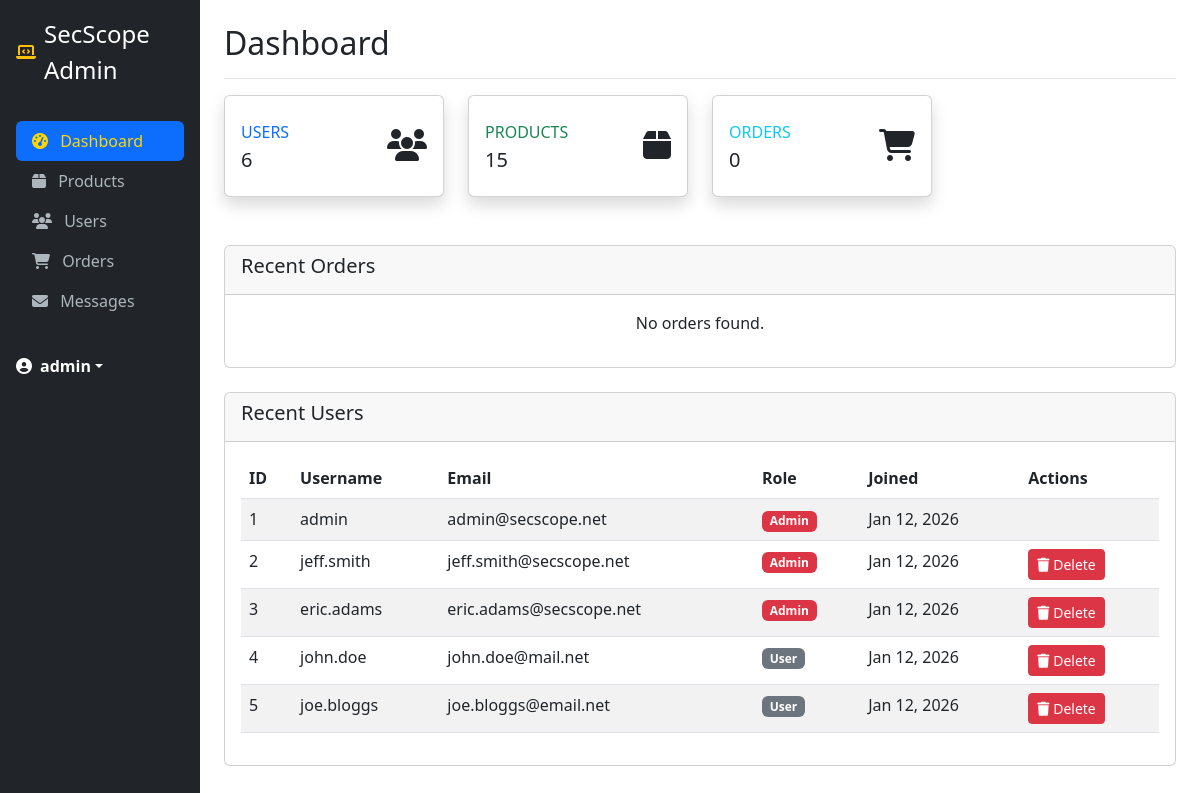
/admin/index.php (signed in), run on the app's committed database.
### tables this page shows
CREATE TABLE users (
    id INT AUTO_INCREMENT PRIMARY KEY,
    username VARCHAR(50) NOT NULL UNIQUE,
    email VARCHAR(100) NOT NULL UNIQUE,
    password VARCHAR(255) NOT NULL,
    role ENUM('admin', 'user') DEFAULT 'user',
    created_at TIMESTAMP DEFAULT CURRENT_TIMESTAMP
);

### src/admin/index.php (the view, shortened to what this page needs)
<?php
include '../includes/config.php';
$users_count = $conn->query("SELECT COUNT(*) as count FROM users")->fetch_assoc()['count'];
$products_count = $conn->query("SELECT COUNT(*) as count FROM products")->fetch_assoc()['count'];
$orders_count = $conn->query("SELECT COUNT(*) as count FROM orders")->fetch_assoc()['count'];
$orders_query = "SELECT o.*, u.username FROM orders o JOIN users u ON o.user_id = u.id ORDER BY o.created_at DESC LIMIT 5";
$orders_result = $conn->query($orders_query);
$users_query = "SELECT * FROM users ORDER BY created_at DESC LIMIT 5";
$users_result = $conn->query($users_query);
?>
<!DOCTYPE html>
<html lang="en">
<head>
    <link href="https://cdn.jsdelivr.net/npm/bootstrap@5.3.0/dist/css/bootstrap.min.css" rel="stylesheet">
    <link rel="stylesheet" href="https://cdnjs.cloudflare.com/ajax/libs/font-awesome/6.4.0/css/all.min.css">
</head>
<body>
    <div class="container-fluid">
        <div class="row">
            <div class="col-md-3 col-lg-2 sidebar p-0">
                <div class="d-flex flex-column p-3">
                    <a href="../index.php" class="d-flex align-items-center mb-3 mb-md-0 me-md-auto text-white text-decoration-none">
                        <i class="fas fa-laptop-code me-2 text-warning"></i>
                        <span class="fs-4">SecScope Admin</span>
                    </a>
                    <hr>
                    <ul class="nav nav-pills flex-column mb-auto">
                        <li class="nav-item">
                            <a href="index.php" class="nav-link active">
                                <i class="fas fa-tachometer-alt me-2"></i>
                                Dashboard
                            </a>
                        </li>
                        <li>
                            <a href="products.php" class="nav-link">
                                <i class="fas fa-box me-2"></i>
                                Products
                            </a>
                        </li>
                        <li>
                            <a href="users.php" class="nav-link">
                                <i class="fas fa-users me-2"></i>
                                Users
                            </a>
                        </li>
                        <li>
                            <a href="orders.php" class="nav-link">
                                <i class="fas fa-shopping-cart me-2"></i>
                                Orders
                            </a>
                        </li>
                        <li>
                            <a href="messages.php" class="nav-link">
                                <i class="fas fa-envelope me-2"></i>
                                Messages
                            </a>
                        </li>
                    </ul>
                    <hr>
                    <div class="dropdown">
                        <a href="#" class="d-flex align-items-center text-white text-decoration-none dropdown-toggle" data-bs-toggle="dropdown">
                            <i class="fas fa-user-circle me-2"></i>
                            <strong><?php echo $_SESSION['username']; ?></strong>
                        </a>
                    </div>
                </div>
            </div>
            <main class="col-md-9 ms-sm-auto col-lg-10 px-md-4 py-4">
                <div class="d-flex justify-content-between flex-wrap flex-md-nowrap align-items-center pb-2 mb-3 border-bottom">
                    <h1 class="h2">Dashboard</h1>
                </div>
                <div class="row mb-4">
                    <div class="col-xl-3 col-md-6 mb-4">
                        <div class="card border-left-primary shadow h-100 py-2">
                            <div class="card-body">
                                <div class="row no-gutters align-items-center">
                                    <div class="col mr-2">
                                        <div class="text-xs font-weight-bold text-primary text-uppercase mb-1">Users</div>
                                        <div class="h5 mb-0 font-weight-bold text-gray-800"><?php echo $users_count; ?></div>
                                    </div>
                                    <div class="col-auto">
                                        <i class="fas fa-users fa-2x text-gray-300"></i>
                                    </div>
                                </div>
                            </div>
                        </div>
                    </div>
                    <div class="col-xl-3 col-md-6 mb-4">
                        <div class="card border-left-success shadow h-100 py-2">
                            <div class="card-body">
                                <div class="row no-gutters align-items-center">
                                    <div class="col mr-2">
                                        <div class="text-xs font-weight-bold text-success text-uppercase mb-1">Products</div>
                                        <div class="h5 mb-0 font-weight-bold text-gray-800"><?php echo $products_count; ?></div>
                                    </div>
                                    <div class="col-auto">
                                        <i class="fas fa-box fa-2x text-gray-300"></i>
                                    </div>
                                </div>
                            </div>
                        </div>
                    </div>
                    <div class="col-xl-3 col-md-6 mb-4">
                        <div class="card border-left-info shadow h-100 py-2">
                            <div class="card-body">
                                <div class="row no-gutters align-items-center">
                                    <div class="col mr-2">
                                        <div class="text-xs font-weight-bold text-info text-uppercase mb-1">Orders</div>
                                        <div class="h5 mb-0 font-weight-bold text-gray-800"><?php echo $orders_count; ?></div>
                                    </div>
                                    <div class="col-auto">
                                        <i class="fas fa-shopping-cart fa-2x text-gray-300"></i>
                                    </div>
                                </div>
                            </div>
                        </div>
                    </div>
                </div>
                <div class="row mb-4">
                    <div class="col-12">
                        <div class="card">
                            <div class="card-header">
                                <h5>Recent Orders</h5>
                            </div>
                            <div class="card-body">
                                <?php if ($orders_result->num_rows > 0): ?>
                                <div class="table-responsive">
                                    <table class="table table-striped">
                                        <thead>
                                            <tr>
                                                <th>Order ID</th>
                                                <th>Customer</th>
                                                <th>Total</th>
                                                <th>Status</th>
                                                <th>Date</th>
                                            </tr>
                                        </thead>
                                        <tbody>
                                            <?php while($order = $orders_result->fetch_assoc()): ?>
                                            <tr>
                                                <td>#<?php echo $order['id']; ?></td>
                                                <td><?php echo $order['username']; ?></td>
                                                <td>$<?php echo $order['total']; ?></td>
                                                <td>
                                                    <span class="badge bg-<?php
                                                        switch($order['status']) {
                                                            case 'pending': echo 'warning'; break;
                                                            case 'processing': echo 'info'; break;
                                                            case 'shipped': echo 'primary'; break;
                                                            case 'delivered': echo 'success'; break;
                                                            default: echo 'secondary';
                                                        }
                                                    ?>"><?php echo ucfirst($order['status']); ?></span>
                                                </td>
                                                <td><?php echo date('M j, Y', strtotime($order['created_at'])); ?></td>
                                            </tr>
                                            <?php endwhile; ?>
                                        </tbody>
                                    </table>
                                </div>
                                <?php else: ?>
                                <p class="text-center">No orders found.</p>
                                <?php endif; ?>
                            </div>
                        </div>
                    </div>
                </div>
                <div class="row">
                    <div class="col-12">
                        <div class="card">
                            <div class="card-header">
                                <h5>Recent Users</h5>
                            </div>
                            <div class="card-body">
                                <?php if ($users_result->num_rows > 0): ?>
                                <div class="table-responsive">
                                    <table class="table table-striped">
                                        <thead>
                                            <tr>
                                                <th>ID</th>
                                                <th>Username</th>
                                                <th>Email</th>
                                                <th>Role</th>
                                                <th>Joined</th>
                                                <th>Actions</th>
                                            </tr>
                                        </thead>
                                        <tbody>
                                            <?php while($user = $users_result->fetch_assoc()): ?>
                                            <tr>
                                                <td><?php echo $user['id']; ?></td>
                                                <td><?php echo $user['username']; ?></td>
                                                <td><?php echo $user['email']; ?></td>
                                                <td>
                                                    <span class="badge bg-<?php echo $user['role'] == 'admin' ? 'danger' : 'secondary'; ?>">
                                                        <?php echo ucfirst($user['role']); ?>
                                                    </span>
                                                </td>
                                                <td><?php echo date('M j, Y', strtotime($user['created_at'])); ?></td>
                                                <td>
                                                    <?php if ($user['id'] != $_SESSION['user_id']): ?>
                                                    <a href="?delete_user=<?php echo $user['id']; ?>" class="btn btn-sm btn-danger"
                                                       onclick="return confirm('Are you sure you want to delete this user?')">
                                                        <i class="fas fa-trash"></i> Delete
                                                    </a>
                                                    <?php endif; ?>
                                                </td>
                                            </tr>
                                            <?php endwhile; ?>
                                        </tbody>
                                    </table>
                                </div>
                                <?php else: ?>
                                <p class="text-center">No users found.</p>
                                <?php endif; ?>
                            </div>
                        </div>
                    </div>
                </div>
            </main>
        </div>
    </div>
</body>
</html>

### src/admin/index.php (style rules this page uses)
.sidebar { min-height: 100vh; background-color: #212529; }
.sidebar .nav-link { color: #adb5bd; }
.sidebar .nav-link.active { color: #FFD700; }

### data on the page
users: id "1", username "admin", email "admin@secscope.net", role "Admin", created_at "Jan 12, 2026"
users: id "2", username "jeff.smith", email "jeff.smith@secscope.net", role "Admin", created_at "Jan 12, 2026"
users: id "3", username "eric.adams", email "eric.adams@secscope.net", role "Admin", created_at "Jan 12, 2026"
users: id "4", username "john.doe", email "john.doe@mail.net", role "User", created_at "Jan 12, 2026"
users: id "5", username "joe.bloggs", email "joe.bloggs@email.net", role "User", created_at "Jan 12, 2026"

### other printed values
$_SESSION['username'] "admin"
$users_count "6"
$products_count "15"
$orders_count "0"
